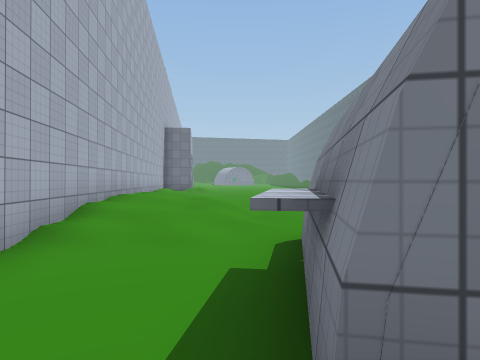
View 1 (above)

24 first-person views from a walk through a 3-D level made in the Unity game engine. The camera is 1.5 m above the floor, looks level and sees 75° across. The floor is counted in squares, 2 m on a side. Each view is taken from the middle of a square. On the plan, view 1 faces up. The plan holds only what a view shows up to about 10 squares ahead; the rest is blank. The place goes on beyond the plan. The player character is not drawn. Some surface patterns are stand-ins.

View 2
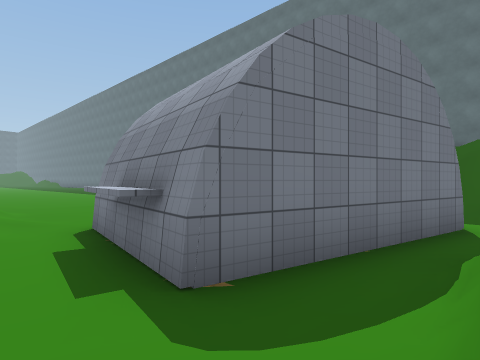

View 3
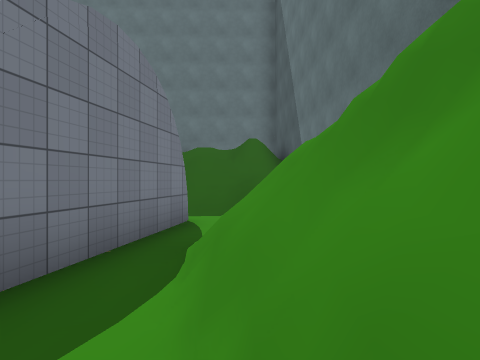

View 4
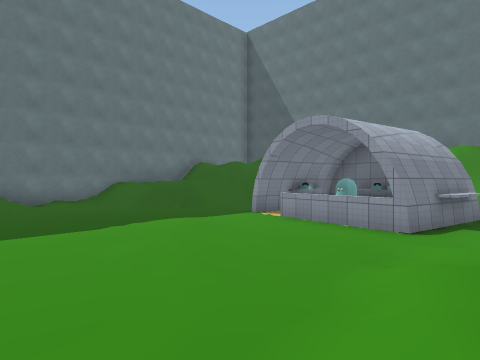

View 5
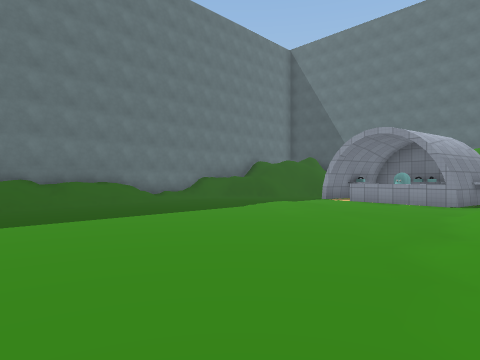

View 6
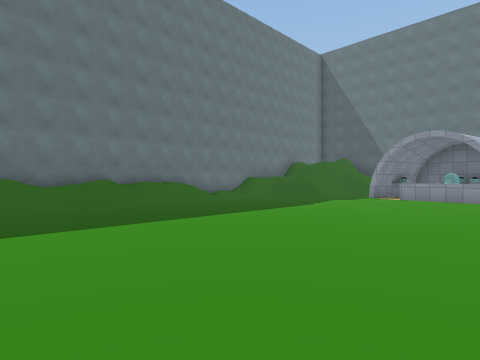

View 7
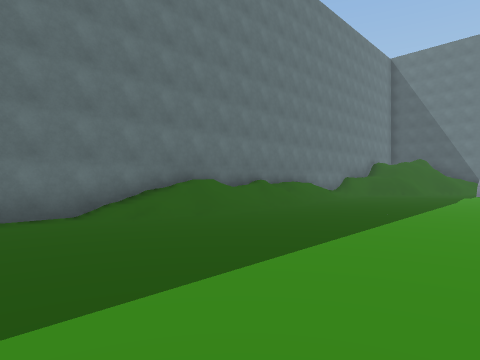

View 8
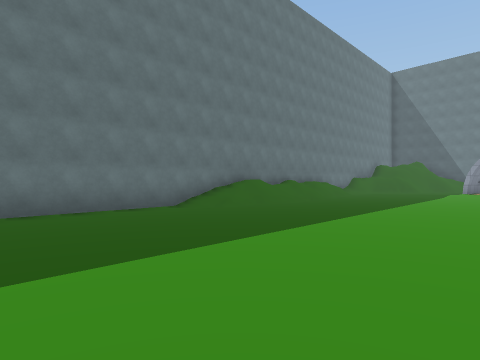

View 9
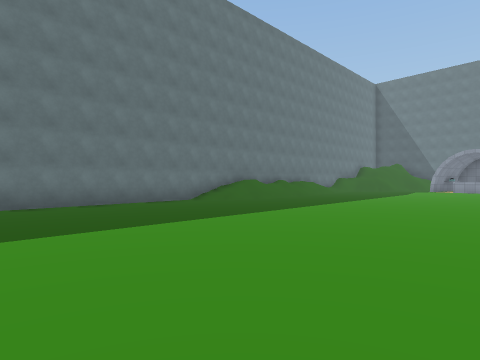

View 10
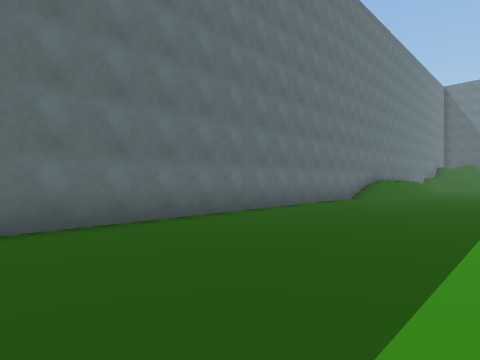

View 11
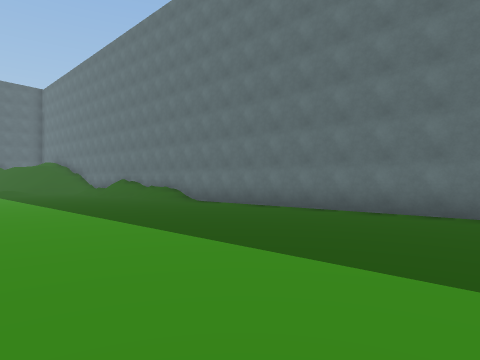

View 12
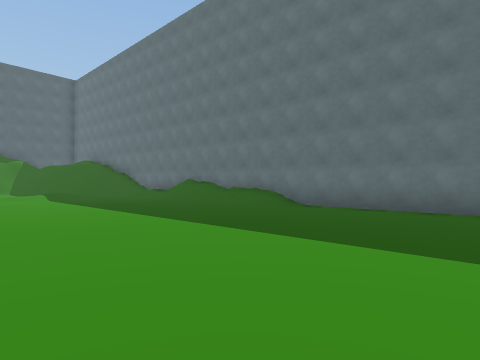

View 13
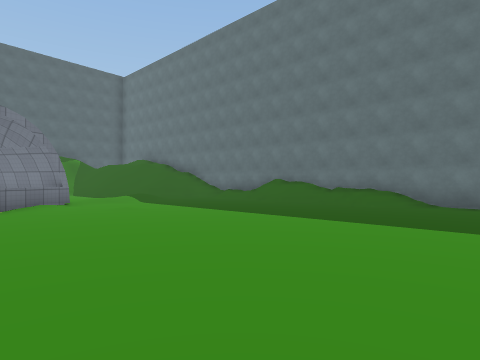

View 14
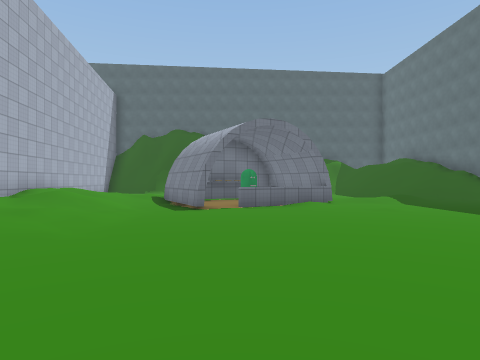

View 15
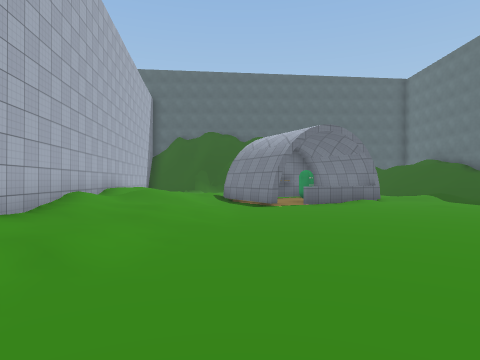

View 16
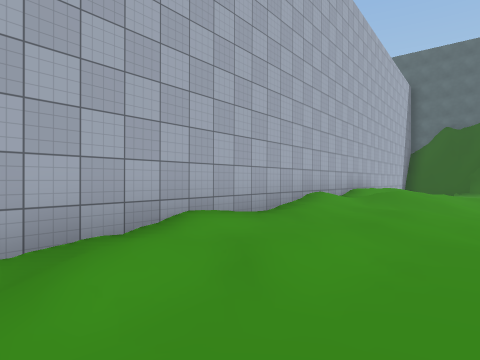

View 17
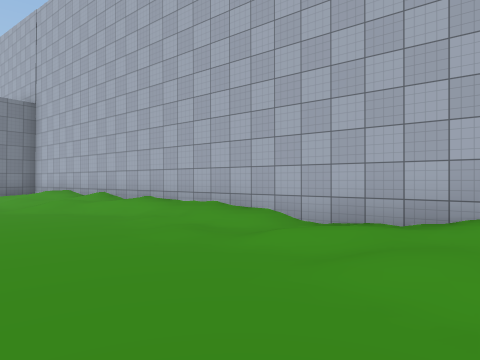

View 18
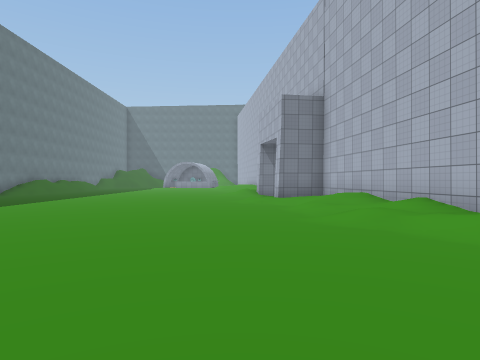

View 19
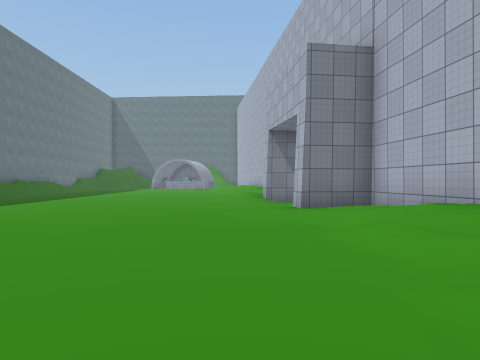

View 20
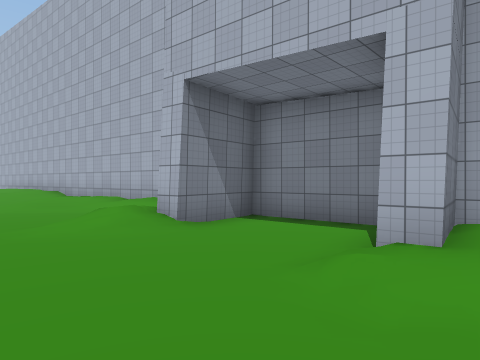

View 21
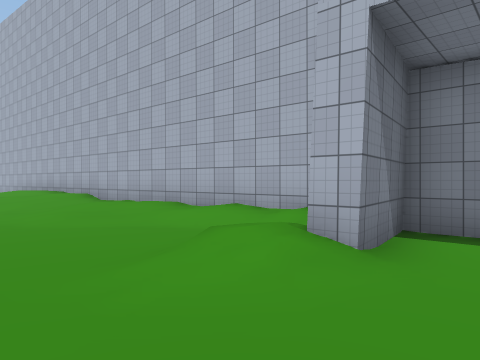

View 22
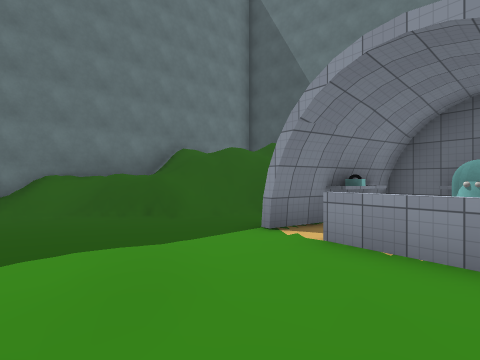

View 23
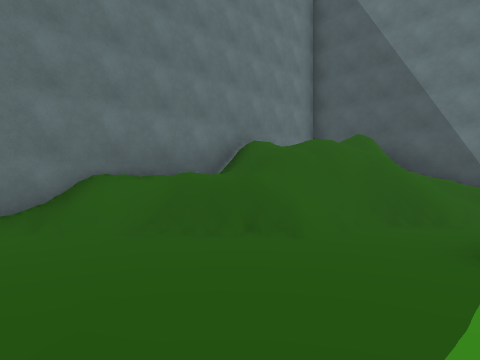

View 24
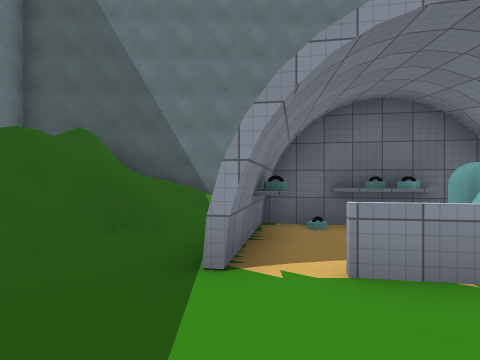

### Floor plan
Key: @ floor where view 1 was taken; # wall or solid block; x gap in a wall; . main floor; : floor 0.25 m higher than the main floor; + floor 0.5 m higher than the main floor; * floor 1 m higher than the main floor; / step, stairs or slope; = window, fence, low wall or low ledge; ^ raised ledge; O other object.
Columns run from 8 left of view 1 to 11 right of it. Each row starts with its distance up from view 1.
 44          #:
 43 #*///  O##///..
 42 #////###==.....
 41 #////.#.......
 40 #////..........
 39 ##///...........
 38  #+//.........../
 37  #///.........../#
 36  #/:............/#
 35  #/:.............#
 34  #//.............#
 33  #/..............#
 32  #//.............#
 31  ##/.............##
 30   #/..............#
 29   #/..............#
 28   #//.............#
 27   #//.............#
 26   #//.............#
 25   #//.............#
 24   #//.............#
 23   ##+/............#
 22   ###//...........#
 21   #...............#
 20   ##..............#
 19    #.//...........#
 18    ###//........./#
 17    #///........../#
 16    ##/.........../#
 15     #/.........../#
 14     #//........../#
 13     #///........./#
 12     #::........../#
 11     #///........./#
 10     #////......../
  9     #+//.........//
  8     ##///........//#
  7      #///........./#
  6      #///....:..../#
  5      #///........./#
  4      #//.#^=..../#/#
  3      #...#OO##..///#
  2       ..^#  OO.////#
  1        .##OO##.=///#
  0        .@.####//// #
 -1        ///*x////// #
 -2         =#=   //// #
 -3          #^########

Where each view was taken, in squares from view 1:
view 1: 0 up, 0 right, facing up
view 2: 1 down, 1 left, facing up-right
view 3: 1 down, 1 left, facing right
view 4: 10 up, 1 left, facing down-right
view 5: 14 up, 1 left, facing down-right
view 6: 16 up, 0 right, facing down-right
view 7: 20 up, 3 right, facing down-right
view 8: 23 up, 2 right, facing down-right
view 9: 25 up, 0 right, facing down-right
view 10: 30 up, 4 right, facing down-right
view 11: 26 up, 2 right, facing up-right
view 12: 30 up, 1 right, facing up-right
view 13: 33 up, 1 left, facing up-right
view 14: 33 up, 1 left, facing up
view 15: 32 up, 3 left, facing up
view 16: 33 up, 3 left, facing up-left
view 17: 36 up, 2 left, facing down-left
view 18: 33 up, 2 left, facing down
view 19: 29 up, 2 left, facing down
view 20: 23 up, 0 right, facing down-left
view 21: 20 up, 0 right, facing down-left
view 22: 7 up, 2 right, facing down-right
view 23: 7 up, 5 right, facing down-right
view 24: 6 up, 5 right, facing down
